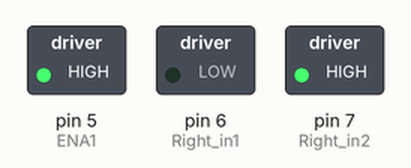
A sketch run on a simulated Arduino Uno, built with avr-gcc and run on an emulated ATmega328P. Parts: switched loads named in the sketch (green lamp = pin HIGH). What the sketch prints to the serial monitor is not drawn.

Above: at 0.1 s.
Timing chart, 0 to 1.6 s (numbered marks = the images above):
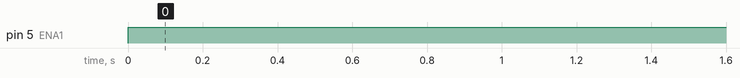

The sketch:

calculator_rpm_counter.ino
```cpp
/* Author: Pyae Soan Aung (Ghostman @ greenhackers)
*/
#if (ARDUINO >= 100)
#include <Arduino.h>
#else
#include <WProgram.h>
#endif
#include <Wire.h>
#include "robot_specs.h"


#define right_encoderA      19     // (interrupt numbers 0)
#define right_encoderB      18    // (interrupt numbers 1)
#define ENA1 5
#define Right_in1 6
#define Right_in2 7

//#define right_encoderA      3
//#define right_encoderB      2
//#define ENA1 10
//#define Right_in1 8
//#define Right_in2 9

unsigned long lastMilli = 0;       // loop timing
int PWM_right = 0;

int V_12 = 255;
int V_6  = 128;
int V_3  = 64;

volatile long right_count = 0;
long prev_right_count = 0;

double RPM_act_right = 0;

void setup() {
  Serial.begin(9600);
  setupMotors();
  setupEncoders();
}
void loop() {
  analogWrite(ENA1, 255);

  unsigned long time_ = millis();
  if (time_ - lastMilli >= 100)
  {  // enter timed loop ( 100 ms or greater)

    int x = time_ - lastMilli;
    getMotorData(x);

    lastMilli = time_;
    Serial.print("      ");Serial.print(RPM_act_right);
    //Serial.print("      ");Serial.print(right_count);
    Serial.println("      ");
  }


}
```

encoder.ino
```cpp
void setupEncoders() {

  right_count = 0;
  prev_right_count = 0;

  pinMode(right_encoderA, INPUT);
  pinMode(right_encoderB, INPUT);

  digitalWrite(right_encoderA, LOW);
  digitalWrite(right_encoderB, LOW);

  attachInterrupt(digitalPinToInterrupt(right_encoderA), calculate_right_A, CHANGE);
  attachInterrupt(digitalPinToInterrupt(right_encoderB), calculate_right_B, CHANGE);
}

void calculate_right_A() {
  if (digitalRead(right_encoderA) == digitalRead(right_encoderB)) {
    right_count = right_count - 1;
  }
  else                                                     {
    right_count = right_count + 1;
  }
}
void calculate_right_B() {
  if (digitalRead(right_encoderA) == digitalRead(right_encoderB)) {
    right_count = right_count + 1;
  }
  else                                                     {
    right_count = right_count - 1;
  }
}
```

motor.ino
```cpp
void setupMotors() {
  RPM_act_right = 0;

  pinMode(Right_in1, OUTPUT);
  pinMode(Right_in2, OUTPUT);

  digitalWrite(Right_in1, LOW);
  digitalWrite(Right_in2, HIGH);
}
void getMotorData(unsigned long time)  {
  RPM_act_right = int(double((right_count - prev_right_count) * 60000) / double(time * enc_ticks));
  prev_right_count = right_count;
}
```

robot_specs.h
```cpp
#ifndef ROBOT_SPECS_H
#define ROBOT_SPECS_H

#define enc_ticks   11880
#endif
```

Measured:
- by itself, pin 5 (ENA1): LOW → HIGH at 0.00 s
